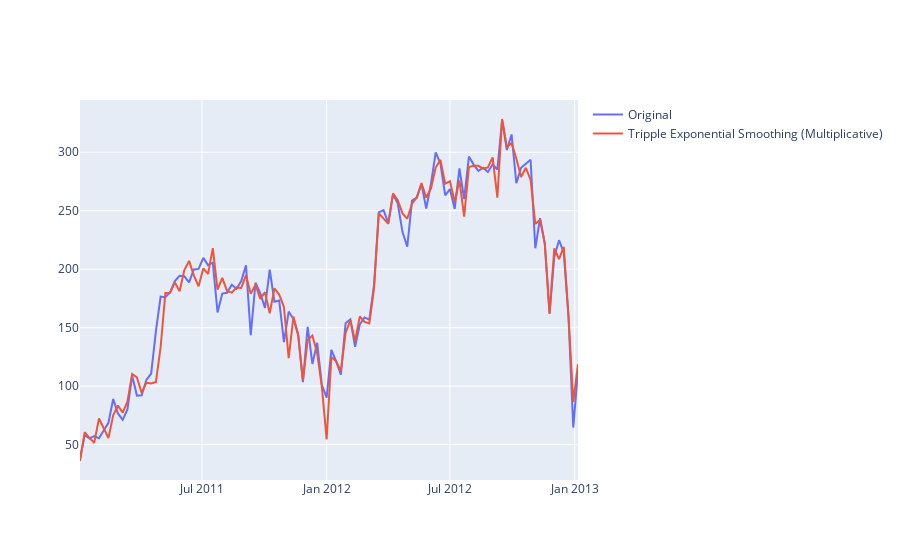

Notebook cell for this chart:
### Markdown cell above
# Тройное экспоненциальное сглаживание

### Code cell
df_agg['tes_mul'] = ExponentialSmoothing(df_agg['mean'], 
                                         trend = 'mul', 
                                         seasonal = 'mul', 
                                         seasonal_periods = 52).fit().fittedvalues

iplot(Figure(data = [Scatter(x =df_agg.index,
                          y = df_agg['mean'],
                          name = 'Original'),
                 
                  Scatter(x = df_agg.index,
                         y = df_agg['tes_mul'],
                         name = 'Tripple Exponential Smoothing (Multiplicative)')]))
